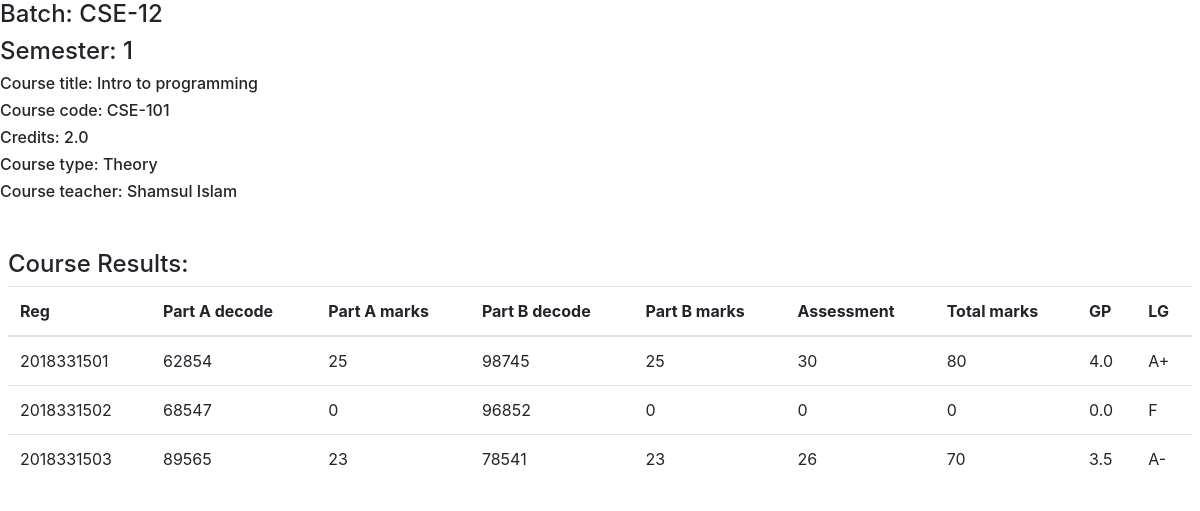
The app's page /main/course_view/CSE-12/1/Theory/CSE-101 with its own data.
### main/models.py (models this page shows)
class Course(models.Model):
    id = models.AutoField
    batch_no = models.CharField(max_length=8, default="")
    semester_no = models.IntegerField(default=None)
    course_code = models.CharField(max_length=8, default="")
    course_title = models.CharField(max_length=60, default="")
    course_type =  models.CharField(max_length=10, default="")
    course_credits = models.FloatField(default=0)
    course_teacher = models.CharField(max_length=40, default="")

class TheoryCourseResult(models.Model):
    id = models.AutoField
    reg_no = models.CharField(max_length=10, default="")
    batch_no = models.CharField(max_length=6, default="")
    semester_no = models.IntegerField(default=None)
    course_code = models.CharField(max_length=8, default="")
    part_a_decode = models.CharField(max_length=10, default="")
    part_a_marks = models.IntegerField(default=None)
    part_b_decode = models.CharField(max_length=10, default="")
    part_b_marks = models.IntegerField(default=None)
    assessment_marks = models.IntegerField(default=None)
    total_marks = models.IntegerField(default=None)
    GP = models.FloatField(default=0)
    LG = models.CharField(max_length=5, default="")

### main/views.py (the view)
# urls.py: path('course_view/<str:batch_no>/<int:semester_no>/<str:course_type>/<str:course_code>', views.course_view, name="course_view"),
def course_view(request, batch_no, semester_no, course_type, course_code):
    course = Course.objects.get(batch_no=batch_no, semester_no=semester_no, course_code=course_code)
    if request.method == "POST":
        if course_type == "Theory":
            reg_no = request.POST['reg_no']
            part_a_decode = request.POST['part_a_decode']
            part_a_marks = request.POST['part_a_marks']
            part_b_decode = request.POST['part_b_decode']
            part_b_marks = request.POST['part_b_marks']
            assessment_marks = request.POST['assessment_marks']
            total_marks = request.POST['total_marks']
            GP = request.POST['GP']
            LG = request.POST['LG']
            TheoryCourseResult.objects.create(reg_no=reg_no,
                                              batch_no=batch_no,
                                              semester_no=semester_no,
                                              course_code=course_code,
                                              part_a_decode=part_a_decode,
                                              part_a_marks=part_a_marks,
                                              part_b_decode=part_b_decode,
                                              part_b_marks=part_b_marks,
                                              assessment_marks=assessment_marks,
                                              total_marks=total_marks,
                                              GP=float(GP),
                                              LG=LG )
            results = TheoryCourseResult.objects.filter(batch_no=batch_no, semester_no=semester_no, course_code=course_code)
        elif course_type == "Sessional":
            reg_no = request.POST['reg_no']
            lab_marks = request.POST['lab_marks']
            assessment_marks = request.POST['assessment_marks']
            total_marks = request.POST['total_marks']
            GP = request.POST['GP']
            LG = request.POST['LG']
            SessionalCourseResult.objects.create(reg_no=reg_no,
                                                 batch_no=batch_no,
                                                 semester_no=semester_no,
                                                 course_code=course_code,
                                                 lab_marks=lab_marks,
                                                 assessment_marks=assessment_marks,
                                                 total_marks=total_marks,
                                                 GP=float(GP),
                                                 LG=LG )
            results = SessionalCourseResult.objects.filter(batch_no=batch_no, semester_no=semester_no, course_code=course_code)
        try:
            result_individual = Result.objects.get(reg_no=reg_no, batch_no=batch_no, semester_no=semester_no)
            course_results = json.loads(result_individual.course_results)
            course_results[course.course_code] = {'credits' : course.course_credits,
                                                  'GP' : GP,
                                                  'LG' : LG }
            result_individual.course_results = json.dumps(course_results)
            if float(GP) >= 2:
                result_individual.current_semester_credits += course.course_credits
                result_individual.current_semester_total_point += float(GP)*course.course_credits
                result_individual.current_semester_GPA = round((result_individual.current_semester_total_point / result_individual.current_semester_credits), 2)
            result_individual.save()
        except:
            course_results = dict()
            course_results[course.course_code] = {'credits' : course.course_credits,
                                                  'GP' : GP,
                                                  'LG' : LG }
            course_results_json = json.dumps(course_results)  # converting the dict to str(JSON)
            if float(GP) >= 2:
                current_semester_credits = course.course_credits
                current_semester_total_point = round((float(GP) * current_semester_credits), 2)
                current_semester_GPA = float(GP)
            else :
                current_semester_credits = 0
                current_semester_total_point = 0
                current_semester_GPA = 0
            result_individual = Result.objects.create(reg_no=reg_no,
                                                      batch_no=batch_no,
                                                      semester_no=semester_no,
                                                      course_results=course_results_json,
                                                      current_semester_credits=current_semester_credits,
                                                      current_semester_total_point=current_semester_total_point,
                                                      current_semester_GPA=current_semester_GPA)
        params = {'course':course,'results':results}
        return render(request, 'main/course_view.html', params)
    else:   # if not a POST request
        if course_type == "Theory":
            results = TheoryCourseResult.objects.filter(batch_no=batch_no, semester_no=semester_no, course_code=course_code)
        elif course_type == "Sessional":
            results = SessionalCourseResult.objects.filter(batch_no=batch_no, semester_no=semester_no, course_code=course_code)
        params = {'course':course,'results':results}
        return render(request, 'main/course_view.html', params)

### main/templates/main/course_view.html (shortened to what this page needs)
{% extends 'main/base.html' %}
{% block body %}
<h4>Batch: {{course.batch_no}}</h4>
<h4>Semester: {{course.semester_no}}</h4>
<h6>Course title: {{course.course_title}}</h6>
<h6>Course code: {{course.course_code}}</h6>
<h6>Credits: {{course.course_credits}}</h6>
<h6>Course type: {{course.course_type}}</h6>
<h6>Course teacher: {{course.course_teacher}}</h6>
{% if course.course_type == "Theory" %}
<section class="mx-2 my-5">
    <h4>Course Results:</h4>
    <table class="table table-hover">
        <thead>
          <tr>
            <th scope="col">Reg</th>
            <th scope="col">Part A decode</th>
            <th scope="col">Part A marks</th>
            <th scope="col">Part B decode</th>
            <th scope="col">Part B marks</th>
            <th scope="col">Assessment</th>
            <th scope="col">Total marks</th>
            <th scope="col">GP</th>
            <th scope="col">LG</th>
          </tr>
        </thead>
        <tbody>
            {% for result in results %}
            <tr>
                <td>{{result.reg_no}}</td>
                <td>{{result.part_a_decode}}</td>
                <td>{{result.part_a_marks}}</td>
                <td>{{result.part_b_decode}}</td>
                <td>{{result.part_a_marks}}</td>
                <td>{{result.assessment_marks}}</td>
                <td>{{result.total_marks}}</td>
                <td>{{result.GP}}</td>
                <td>{{result.LG}}</td>
            </tr>
            {% endfor %}
        </tbody>
      </table>
</section>
{% endif %}
{% endblock %}

### records on screen
Course: batch_no "CSE-12", semester_no "1", course_title "Intro to programming", course_code "CSE-101", course_credits "2.0", course_type "Theory", course_teacher "Shamsul Islam"
TheoryCourseResult: reg_no "2018331501", part_a_decode "62854", part_a_marks "25", part_b_decode "98745", assessment_marks "30", total_marks "80", GP "4.0", LG "A+"
TheoryCourseResult: reg_no "2018331502", part_a_decode "68547", part_a_marks "0", part_b_decode "96852", assessment_marks "0", total_marks "0", GP "0.0", LG "F"
TheoryCourseResult: reg_no "2018331503", part_a_decode "89565", part_a_marks "23", part_b_decode "78541", assessment_marks "26", total_marks "70", GP "3.5", LG "A-"
